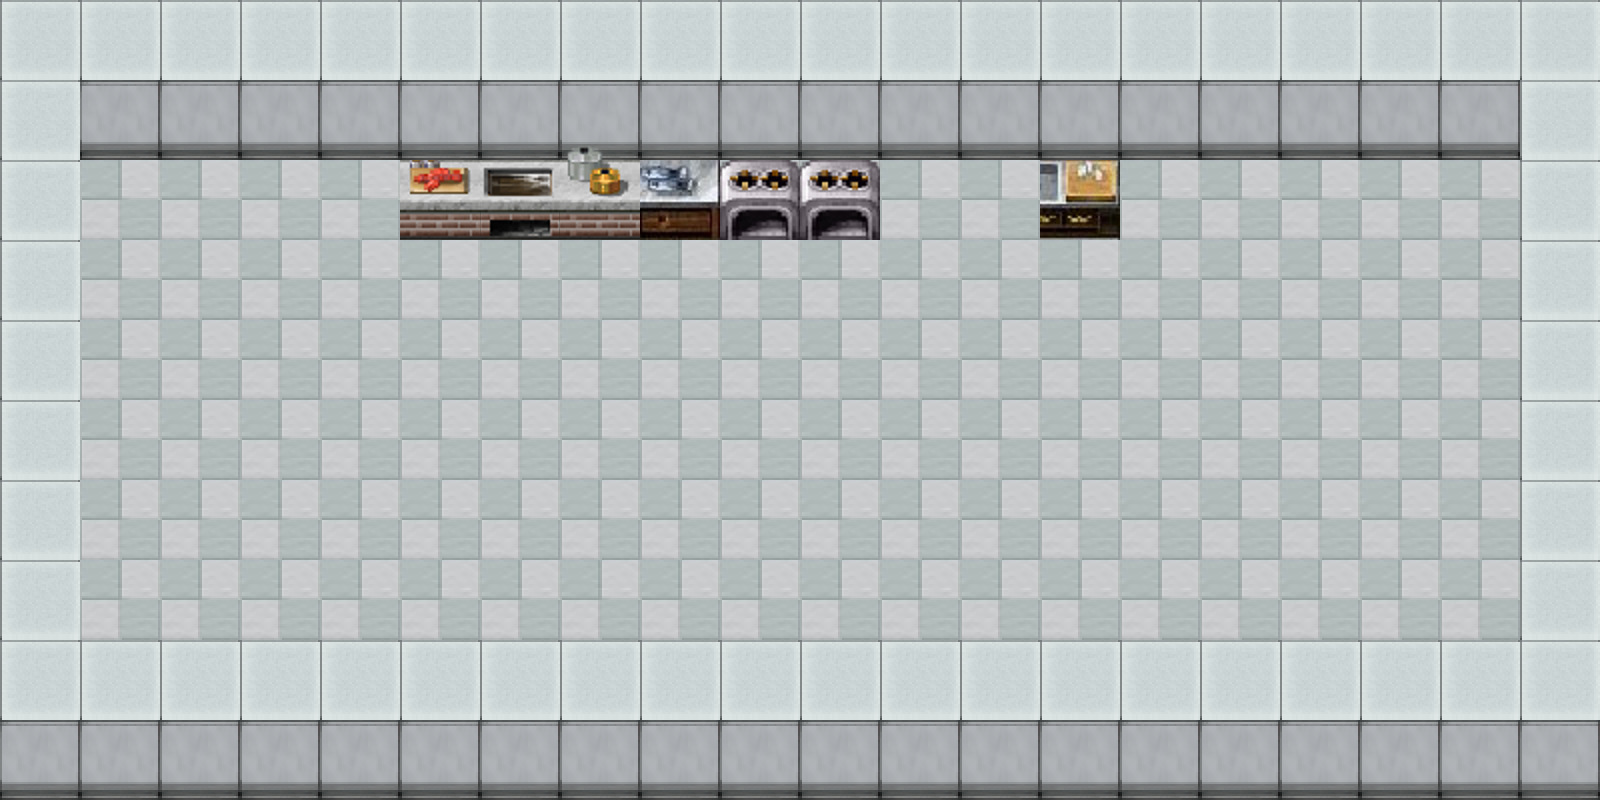

Tiled map render using the project's own tile images. Description and the whole map definition, tile-layer contents included, below:
An orthogonal 20x10 tile map with 80x80 px tiles, 3 tile layers (Tile Layer 1, Tile Layer 2, Tile Layer 3), 6 tilesets.

<map version="1.0" tiledversion="1.1.3" orientation="orthogonal" renderorder="right-down" width="20" height="10" tilewidth="80" tileheight="80" infinite="0" nextobjectid="1">
 <tileset firstgid="1" source="tilesets/floor2.tsx" />
 <tileset firstgid="2" source="tilesets/wallss.tsx" />
 <tileset firstgid="6" source="tilesets/tiles.tsx" />
 <tileset firstgid="22" source="tilesets/tiless.tsx" />
 <tileset firstgid="30" source="tilesets/tilesss.tsx" />
 <tileset firstgid="38" source="tilesets/tilessss.tsx" />
 <layer name="Tile Layer 1" width="20" height="10" locked="1">
  <data encoding="csv">
5,5,5,5,5,5,5,5,5,5,5,5,5,5,5,5,5,5,5,5,
5,4,4,4,4,4,4,4,4,4,4,4,4,4,4,4,4,4,4,5,
5,1,1,1,1,1,1,1,1,1,1,1,1,1,1,1,1,1,1,5,
5,1,1,1,1,1,1,1,1,1,1,1,1,1,1,1,1,1,1,5,
5,1,1,1,1,1,1,1,1,1,1,1,1,1,1,1,1,1,1,5,
5,1,1,1,1,1,1,1,1,1,1,1,1,1,1,1,1,1,1,5,
5,1,1,1,1,1,1,1,1,1,1,1,1,1,1,1,1,1,1,5,
5,1,1,1,1,1,1,1,1,1,1,1,1,1,1,1,1,1,1,5,
5,5,5,5,5,5,5,5,5,5,5,5,5,5,5,5,5,5,5,5,
4,4,4,4,4,4,4,4,4,4,4,4,4,4,4,4,4,4,4,4
</data>
 </layer>
 <layer name="Tile Layer 2" width="20" height="10" locked="1">
  <data encoding="csv">
0,0,0,0,0,0,0,0,0,0,0,0,0,0,0,0,0,0,0,0,
0,0,0,0,0,0,0,0,0,0,0,0,0,0,0,0,0,0,0,0,
0,0,0,0,0,39,42,39,29,30,30,15,17,25,18,18,0,0,0,0,
0,0,0,0,0,0,0,0,0,0,0,0,0,0,0,0,0,0,0,0,
0,0,0,0,0,0,0,0,0,0,0,0,0,0,0,0,0,0,13,0,
0,0,0,0,0,0,0,0,0,0,0,0,0,0,0,0,0,0,0,0,
0,0,0,0,0,0,0,0,0,0,0,0,0,0,0,0,0,0,0,0,
0,0,0,0,0,0,0,0,0,0,0,0,0,12,0,0,0,0,0,0,
0,0,0,0,0,0,0,0,0,0,0,0,0,0,0,0,0,0,0,0,
0,0,0,0,0,0,0,0,0,0,0,0,0,0,0,0,0,0,0,0
</data>
 </layer>
 <layer name="Tile Layer 3" width="20" height="10">
  <data encoding="csv">
0,0,0,0,0,0,0,0,0,0,0,0,0,0,0,0,0,0,0,0,
0,0,0,0,0,0,0,46,0,0,0,0,0,0,0,0,0,0,0,0,
0,0,0,0,0,55,0,54,0,0,0,0,0,0,0,0,0,0,0,0,
0,0,0,0,0,0,0,0,0,0,0,0,0,0,0,0,0,0,0,0,
0,0,0,0,0,0,0,0,0,0,0,0,0,0,0,0,0,0,0,0,
0,0,0,0,0,0,0,0,0,0,0,0,0,0,0,0,0,0,0,0,
0,0,0,0,0,0,0,0,0,0,0,0,0,0,0,0,0,0,0,0,
0,0,0,0,0,0,0,0,0,0,0,0,0,0,0,0,0,0,0,0,
0,0,0,0,0,0,0,0,0,0,0,0,0,0,0,0,0,0,0,0,
0,0,0,0,0,0,0,0,0,0,0,0,0,0,0,0,0,0,0,0
</data>
 </layer>
</map>